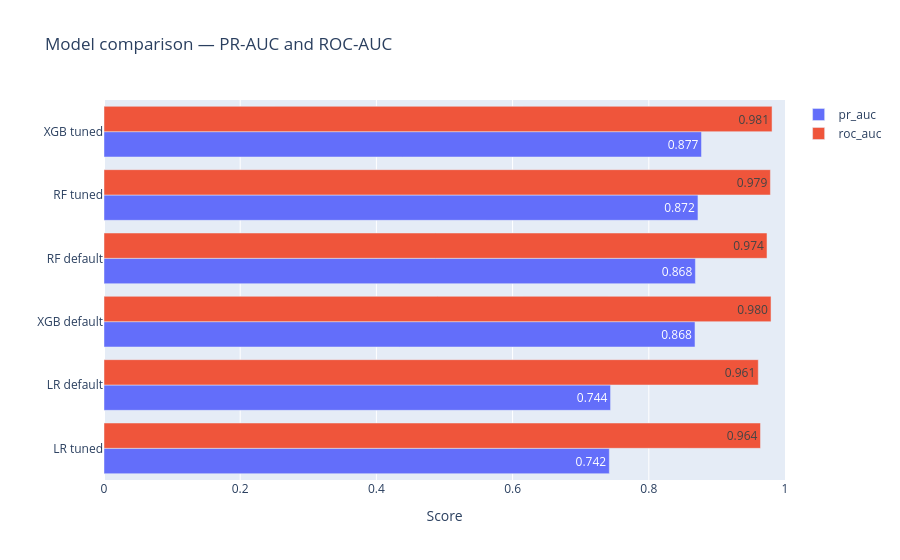
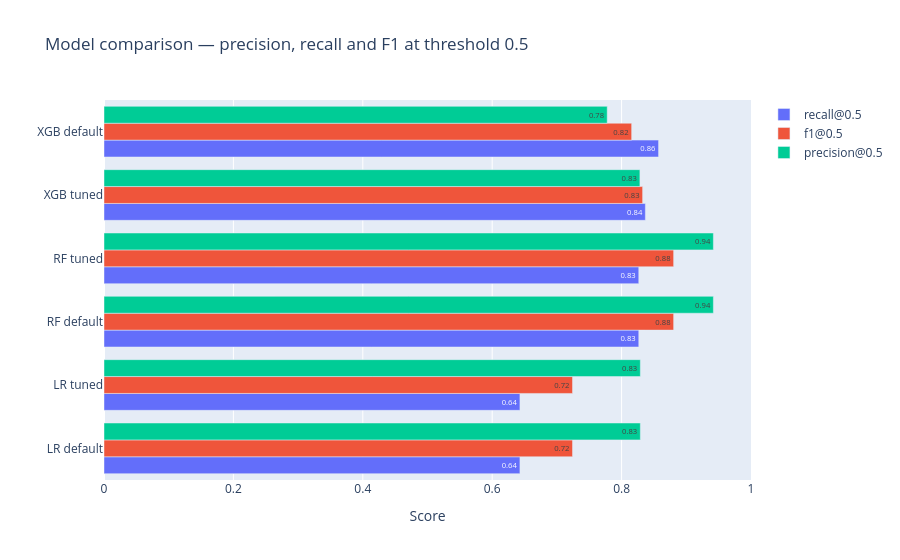

Notebook cell for these charts, in order:
### Markdown cell above
### Reading the leaderboard

The best PR-AUC is obtained by **XGB tuned pass2** (**0.8799**), but **XGB tuned** is almost identical (**0.8793**). The tuned Random Forest is slightly lower in PR-AUC (**0.8722**), but it has the strongest F1-score at the default 0.5 threshold.

Therefore, the conclusion is not simply “one model is always best”. The decision depends on the operational objective:

- choose **XGB tuned pass2** if the priority is the best ranking performance and slightly higher recall;
- choose **RF tuned** if the priority is a strong default-threshold balance with higher precision and F1;
- choose **XGB tuned** if the goal is a strong compromise between PR-AUC, recall, and precision.

### Code cell
results_df = pd.DataFrame(MODEL_RESULTS) 

ranking = results_df.melt( #reshape the dataframe to long format
    id_vars="name",
    value_vars=["pr_auc", "roc_auc"],
    var_name="metric", 
    value_name="score",
)

fig1 = px.bar( #create a bar chart
    ranking.sort_values("score"), #sort the values by score
    x="score", 
    y="name",
    color="metric",
    orientation="h", #horizontal bar chart
    barmode="group",
    range_x=[0, 1],
    text_auto=".3f", #show the score on the chart
    title="Model comparison — PR-AUC and ROC-AUC",
)
fig1.update_layout(xaxis_title="Score", yaxis_title="", legend_title="") 
fig1.show()

operating = results_df.melt( 
    id_vars="name",
    value_vars=["precision@0.5", "recall@0.5", "f1@0.5"], #metrics to compare
    var_name="metric",
    value_name="score",
)

fig2 = px.bar( 
    operating.sort_values("score"),
    x="score",
    y="name",
    color="metric",
    orientation="h",
    barmode="group",
    range_x=[0, 1],
    text_auto=".2f",
    title="Model comparison — precision, recall and F1 at threshold 0.5",
)
fig2.update_layout(xaxis_title="Score", yaxis_title="", legend_title="")
fig2.show()

### Figure 1 — Plotly figure (JSON) as saved in the notebook; plotly's stock layout.template omitted (floating-point values rounded to 4 significant figures)
{"data": [{"alignmentgroup": "True", "hovertemplate": "metric=pr_auc<br>score=%{x}<br>name=%{y}<extra></extra>", "legendgroup": "pr_auc", "marker": {"color": "#636efa", "pattern": {"shape": ""}}, "name": "pr_auc", "offsetgroup": "pr_auc", "orientation": "h", "showlegend": true, "textposition": "auto", "texttemplate": "%{x:.3f}", "type": "bar", "x": [0.742, 0.7438, 0.8678, 0.8684, 0.8722, 0.8774], "xaxis": "x", "y": ["LR tuned", "LR default", "XGB default", "RF default", "RF tuned", "XGB tuned"], "yaxis": "y"}, {"alignmentgroup": "True", "hovertemplate": "metric=roc_auc<br>score=%{x}<br>name=%{y}<extra></extra>", "legendgroup": "roc_auc", "marker": {"color": "#EF553B", "pattern": {"shape": ""}}, "name": "roc_auc", "offsetgroup": "roc_auc", "orientation": "h", "showlegend": true, "textposition": "auto", "texttemplate": "%{x:.3f}", "type": "bar", "x": [0.9608, 0.964, 0.9736, 0.9786, 0.9795, 0.981], "xaxis": "x", "y": ["LR default", "LR tuned", "RF default", "RF tuned", "XGB default", "XGB tuned"], "yaxis": "y"}], "layout": {"barmode": "group", "legend": {"title": {"text": ""}, "tracegroupgap": 0}, "title": {"text": "Model comparison — PR-AUC and ROC-AUC"}, "xaxis": {"anchor": "y", "domain": [0, 1], "range": [0, 1], "title": {"text": "Score"}}, "yaxis": {"anchor": "x", "domain": [0, 1], "title": {"text": ""}}}}

### Figure 2 — Plotly figure (JSON) as saved in the notebook; plotly's stock layout.template omitted (floating-point values rounded to 4 significant figures)
{"data": [{"alignmentgroup": "True", "hovertemplate": "metric=recall@0.5<br>score=%{x}<br>name=%{y}<extra></extra>", "legendgroup": "recall@0.5", "marker": {"color": "#636efa", "pattern": {"shape": ""}}, "name": "recall@0.5", "offsetgroup": "recall@0.5", "orientation": "h", "showlegend": true, "textposition": "auto", "texttemplate": "%{x:.2f}", "type": "bar", "x": [0.6429, 0.6429, 0.8265, 0.8265, 0.8367, 0.8571], "xaxis": "x", "y": ["LR default", "LR tuned", "RF default", "RF tuned", "XGB tuned", "XGB default"], "yaxis": "y"}, {"alignmentgroup": "True", "hovertemplate": "metric=f1@0.5<br>score=%{x}<br>name=%{y}<extra></extra>", "legendgroup": "f1@0.5", "marker": {"color": "#EF553B", "pattern": {"shape": ""}}, "name": "f1@0.5", "offsetgroup": "f1@0.5", "orientation": "h", "showlegend": true, "textposition": "auto", "texttemplate": "%{x:.2f}", "type": "bar", "x": [0.7241, 0.7241, 0.8155, 0.8325, 0.8804, 0.8804], "xaxis": "x", "y": ["LR tuned", "LR default", "XGB default", "XGB tuned", "RF default", "RF tuned"], "yaxis": "y"}, {"alignmentgroup": "True", "hovertemplate": "metric=precision@0.5<br>score=%{x}<br>name=%{y}<extra></extra>", "legendgroup": "precision@0.5", "marker": {"color": "#00cc96", "pattern": {"shape": ""}}, "name": "precision@0.5", "offsetgroup": "precision@0.5", "orientation": "h", "showlegend": true, "textposition": "auto", "texttemplate": "%{x:.2f}", "type": "bar", "x": [0.7778, 0.8283, 0.8289, 0.8289, 0.9419, 0.9419], "xaxis": "x", "y": ["XGB default", "XGB tuned", "LR default", "LR tuned", "RF default", "RF tuned"], "yaxis": "y"}], "layout": {"barmode": "group", "legend": {"title": {"text": ""}, "tracegroupgap": 0}, "title": {"text": "Model comparison — precision, recall and F1 at threshold 0.5"}, "xaxis": {"anchor": "y", "domain": [0, 1], "range": [0, 1], "title": {"text": "Score"}}, "yaxis": {"anchor": "x", "domain": [0, 1], "title": {"text": ""}}}}
